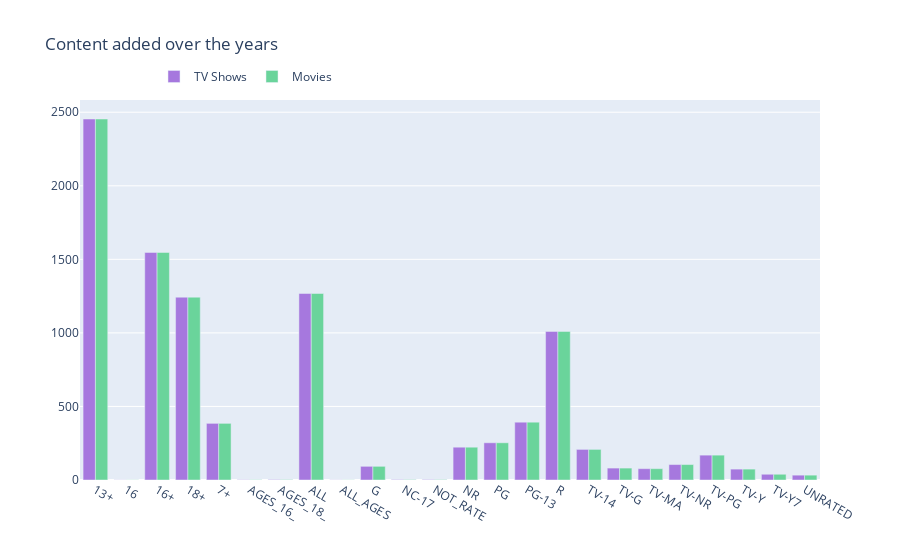

This figure's notebook cell:
### Code cell
col = "rating"

vc1 = df_3[col].value_counts().reset_index()
vc1 = vc1.rename(columns = {col : "count", "index" : col})
vc1['percent'] = vc1['count'].apply(lambda x : 100*x/sum(vc1['count']))
vc1 = vc1.sort_values(col)

vc2 = df_3[col].value_counts().reset_index()
vc2 = vc2.rename(columns = {col : "count", "index" : col})
vc2['percent'] = vc2['count'].apply(lambda x : 100*x/sum(vc2['count']))
vc2 = vc2.sort_values(col)

trace1 = go.Bar(x=vc1[col], y=vc1["count"], name="TV Shows", marker=dict(color="#a678de"))
trace2 = go.Bar(x=vc2[col], y=vc2["count"], name="Movies", marker=dict(color="#6ad49b"))
data = [trace1, trace2]
layout = go.Layout(title="Content added over the years", legend=dict(x=0.1, y=1.1, orientation="h"))
fig = go.Figure(data, layout=layout)
fig.show()

### Figure 1 — Plotly figure (JSON) as saved in the notebook; plotly's stock layout.template omitted (floating-point values rounded to 4 significant figures)
{"data": [{"marker": {"color": "#a678de"}, "name": "TV Shows", "type": "bar", "x": ["13+", "16", "16+", "18+", "7+", "AGES_16_", "AGES_18_", "ALL", "ALL_AGES", "G", "NC-17", "NOT_RATE", "NR", "PG", "PG-13", "R", "TV-14", "TV-G", "TV-MA", "TV-NR", "TV-PG", "TV-Y", "TV-Y7", "UNRATED"], "y": [2454, 1, 1547, 1243, 385, 2, 3, 1268, 1, 93, 3, 3, 223, 253, 393, 1010, 208, 81, 77, 105, 169, 74, 39, 33]}, {"marker": {"color": "#6ad49b"}, "name": "Movies", "type": "bar", "x": ["13+", "16", "16+", "18+", "7+", "AGES_16_", "AGES_18_", "ALL", "ALL_AGES", "G", "NC-17", "NOT_RATE", "NR", "PG", "PG-13", "R", "TV-14", "TV-G", "TV-MA", "TV-NR", "TV-PG", "TV-Y", "TV-Y7", "UNRATED"], "y": [2454, 1, 1547, 1243, 385, 2, 3, 1268, 1, 93, 3, 3, 223, 253, 393, 1010, 208, 81, 77, 105, 169, 74, 39, 33]}], "layout": {"legend": {"orientation": "h", "x": 0.1, "y": 1.1}, "title": {"text": "Content added over the years"}}}
